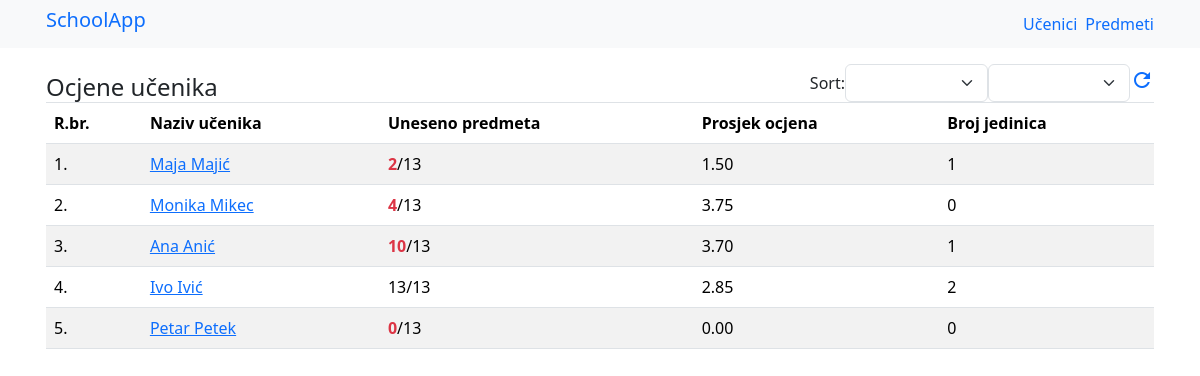
The page / on the database its author committed.
### tables this page shows
CREATE TABLE `ucenici` (
  `id_ucenika` int(11) NOT NULL,
  `naziv_ucenika` varchar(70) NOT NULL,
  `email` varchar(100) DEFAULT NULL,
  `lozinka` varchar(40) DEFAULT NULL,
  `created_at` timestamp NOT NULL DEFAULT current_timestamp(),
  `updated_at` timestamp NOT NULL DEFAULT current_timestamp() ON UPDATE current_timestamp()
);

### index.php (the view, shortened to what this page needs)
<?php include 'zaglavlje.php'; ?>
<section class="p-3 container">
    <div class='d-flex align-items-end justify-content-between border-0 border-bottom'>
        <h4 class='p-0 m-0 flex-shrink-1'>Ocjene učenika</h4>
        <div class='d-flex align-items-center'>
            <span>Sort: </span>
            <select class='flex-grow-1 form-select' name='grupa_podataka'>
                <option value=''></option>
                <option value='ucenici.naziv_ucenika'>Naziv učenika</option>
            </select>
            <select class='form-select flex-shrink-1' name='sortiranje'>
                <option value=''></option>
                <option value='ASC'>ASC</option>
            </select>
            <a href='index.php'><i class="material-icons">refresh</i></a>
        </div>
    </div>
    <table class='table table-striped'>
        <thead>
            <tr>
                <th>R.br.</th>
                <th>Naziv učenika</th>
                <th>Uneseno predmeta</th>
                <th>Prosjek ocjena</th>
                <th>Broj jedinica</th>
            </tr>
        </thead>
        <tbody>
        <?php
        $br = 0;
        $sql = "SELECT
        ucenici.*,
        AVG(ocjene_ucenika.ocjena_id) AS prosjecna_ocjena,
        COUNT(ocjene_ucenika.ocjena_id) AS broj_ocjena,
        (
            SELECT COUNT(*)
            FROM predmeti
        ) AS broj_predmeta,
        SUM(CASE WHEN ocjene_ucenika.ocjena_id = 1 THEN 1 ELSE 0 END) AS broj_ocjena_jedan
        FROM ucenici
        LEFT JOIN ocjene_ucenika ON ucenici.id_ucenika = ocjene_ucenika.ucenik_id
        GROUP BY ucenici.id_ucenika
        ORDER BY ocjene_ucenika.updated_at DESC;";
        $res = mysqli_query($veza, $sql);
        if (mysqli_num_rows($res) == 0) {
            echo "<tr><td colspan='3'>Nema podataka u bazi.</td></tr>";
        }
        else {
            while ($red = mysqli_fetch_array($res)) {
            $naziv_ucenika = $red['naziv_ucenika'];
            $id_ucenika = $red['id_ucenika'];
            $prosjecna_ocjena = $red['prosjecna_ocjena'];
            $broj_predmeta = $red['broj_predmeta'];
            $broj_ocjena = $red['broj_ocjena'];
            $broj_ocjena_jedan = $red['broj_ocjena_jedan'];
            if ($broj_ocjena != $broj_predmeta)
                $klasa = 'text-danger fw-bold';
            else
                $klasa = '';
            ?>
            <tr>
                <td><?php echo ++$br; ?>.</td>
                <td><a href='pregled_ucenika.php?id=<?php echo $id_ucenika; ?>'><?php echo $naziv_ucenika; ?></a></td>
                <td><?php echo "<span class='$klasa'>$broj_ocjena</span>/$broj_predmeta"; ?></td>
                <td><?php echo number_format($prosjecna_ocjena, 2); ?></td>
                <td><?php echo $broj_ocjena_jedan; ?></td>
            </tr>
            <?php
            }
        }
        ?>
        </tbody>
    </table>
</section>
<?php include 'podnozje.php'; ?>

### rows shown on the page
ucenici: naziv_ucenika "Maja Majić", broj_ocjena "2", broj_predmeta "13", prosjecna_ocjena "1.50", broj_ocjena_jedan "1"
ucenici: naziv_ucenika "Monika Mikec", broj_ocjena "4", broj_predmeta "13", prosjecna_ocjena "3.75", broj_ocjena_jedan "0"
ucenici: naziv_ucenika "Ana Anić", broj_ocjena "10", broj_predmeta "13", prosjecna_ocjena "3.70", broj_ocjena_jedan "1"
ucenici: naziv_ucenika "Ivo Ivić", broj_ocjena "13", broj_predmeta "13", prosjecna_ocjena "2.85", broj_ocjena_jedan "2"
ucenici: naziv_ucenika "Petar Petek", broj_ocjena "0", broj_predmeta "13", prosjecna_ocjena "0.00", broj_ocjena_jedan "0"
